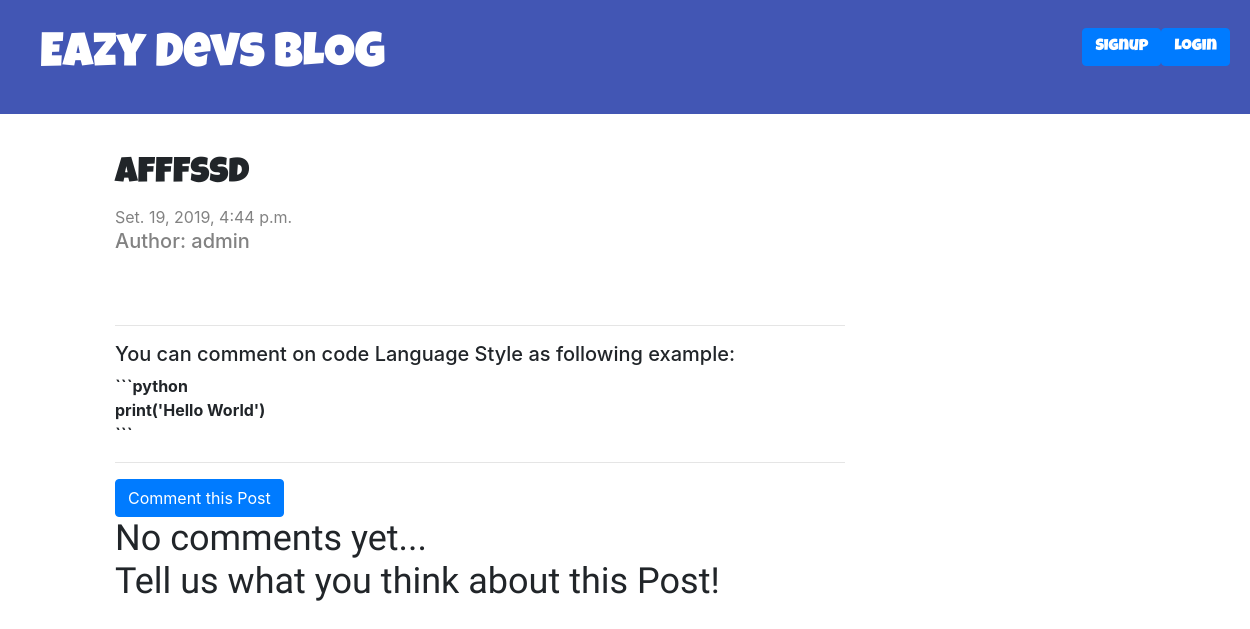
Screenshot of /post/21 with the database file from the repository.
### blog/models.py (models this page shows, shortened)
class Post(models.Model):
    author = models.ForeignKey('auth.User', on_delete=models.CASCADE)
    title = models.CharField(max_length=200)
    text = models.TextField()
    created_date = models.DateTimeField(default=timezone.now)
    published_date = models.DateTimeField(blank=True, null=True)

### blog/views.py (the view)
# urls.py: path('post/<int:pk>', views.post_detail, name='post_detail'),
def post_detail(request, pk):
    post = get_object_or_404(Post, pk=pk)
    stuff_for_frontend = {'post': post}
    return render(request, 'blog/post_detail.html', stuff_for_frontend)

### blog/templatetags/markdownify.py (called while the page is built)
@register.filter
def markdown(value):
    renderer = HighlightRenderer()
    markdown = mistune.Markdown(renderer=renderer)
    return markdown(value)

### blog/templates/blog/post_detail.html (shortened to what this page needs)
{% extends "blog/base.html" %}
{% load markdownify %}
{% block content %}
	<div class="post">
		<h1>{{ post.title }}</h1>
		{% if post.published_date %}
			<div class="date">
				{{ post.published_date }}
			</div>
		{% endif %}
		<div class="author">
			<h5>Author: {{ post.author}}</h5>
		</div></br>
	</div>
	<hr>
	<h5>You can comment on code Language Style as following example:</h5>
	<strong>```python</br>print('Hello World')</br>```</strong></br>
	<hr>
	<a href="{% url 'blog:comment_to_a_post' pk=post.pk  %}" class="btn btn-primary">Comment this Post</a>
		{% for comment in post.comments.all %}
			{% if user.is_authenticated or comment.approved %}
				<div class="comment">
					{% if user.is_superuser %}
						<a href="{% url 'blog:comment_remove' pk=comment.pk %}" class="btn btn-danger"
						onclick="return confirm('Are you sure to delete Comment from  {{ comment.author }} ?')">Delete<a>
					{% endif %}
					{% if not comment.approved and user.is_superuser %}
						<a href="{% url 'blog:comment_approve' pk=comment.pk %}" class="btn btn-danger">Approve<a>
					{% endif %}
					<strong>{{ comment.author}}</strong>
					<div class="date">
						{{ comment.created_date }}
					</div>
					<p>{{ comment.text | markdown | safe | linebreaksbr}}</p>
					<hr>
				</div>
			{% endif %}
		{% empty %}
			<br>
			<h4>No comments yet... <br>Tell us what you think about this Post!</h4>
		{% endfor %}
{% endblock %}

### blog/static/blog.css (style rules this page uses)
h1, h2 { font-size: 36px; text-decoration: none; font-family: 'Luckiest Guy', cursive !important; }
h3, h4 { font-size: 36px; text-decoration: none; font-family: 'Fjalla One', sans-serif !important; }
.date, .author { color: #828282; }
.post { margin-top: 40px; margin-bottom: 40px; }

### rows the page displays
Post: title "afffssd", published_date "Set. 19, 2019, 4:44 p.m.", author "admin"
